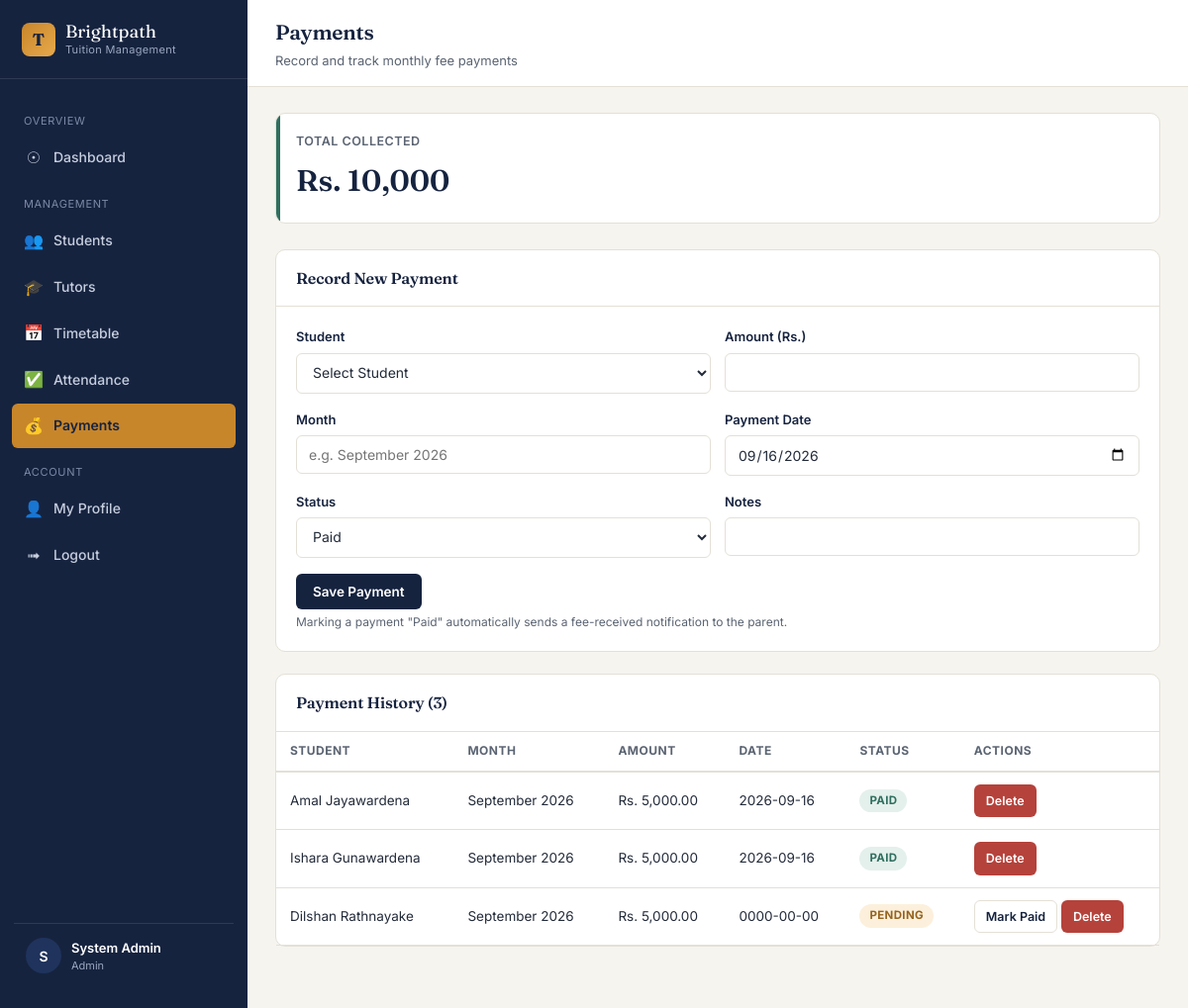
The page /admin/payments.php (signed in) on the database its author committed.
### tables this page shows
CREATE TABLE `payments` (
  `payment_id` INT AUTO_INCREMENT PRIMARY KEY,
  `student_id` INT NOT NULL,
  `amount` DECIMAL(10,2) NOT NULL,
  `month` VARCHAR(20) NOT NULL,
  `payment_date` DATE NOT NULL,
  `status` ENUM('Paid','Pending','Overdue') DEFAULT 'Paid',
  `notes` VARCHAR(255) DEFAULT NULL,
  `created_at` TIMESTAMP DEFAULT CURRENT_TIMESTAMP,
  FOREIGN KEY (`student_id`) REFERENCES `students`(`student_id`) ON DELETE CASCADE
);

CREATE TABLE `students` (
  `student_id` INT AUTO_INCREMENT PRIMARY KEY,
  `first_name` VARCHAR(100) NOT NULL,
  `last_name` VARCHAR(100) NOT NULL,
  `email` VARCHAR(150) NOT NULL UNIQUE,
  `password` VARCHAR(255) NOT NULL,
  `phone` VARCHAR(20) DEFAULT NULL,
  `birthday` DATE DEFAULT NULL,
  `parent_name` VARCHAR(100) DEFAULT NULL,
  `parent_phone` VARCHAR(20) DEFAULT NULL,
  `stream` VARCHAR(100) DEFAULT NULL,
  `subject1` VARCHAR(100) DEFAULT NULL,
  `subject2` VARCHAR(100) DEFAULT NULL,
  `subject3` VARCHAR(100) DEFAULT NULL,
  `al_education` VARCHAR(150) DEFAULT NULL,
  `photo_path` VARCHAR(255) DEFAULT NULL,
  `qr_code` VARCHAR(255) DEFAULT NULL,
  `status` ENUM('Active','Inactive') DEFAULT 'Active',
  `created_at` TIMESTAMP DEFAULT CURRENT_TIMESTAMP
);

### classes/Database.php (called while the page is built, shortened)
<?php
class Database
{
    private static ?Database $instance = null;
    private PDO $connection;
    private function __construct()
    {
        $dsn = "mysql:host=" . DB_HOST . ";dbname=" . DB_NAME . ";charset=" . DB_CHARSET;
        $options = [
            PDO::ATTR_ERRMODE            => PDO::ERRMODE_EXCEPTION,
            PDO::ATTR_DEFAULT_FETCH_MODE => PDO::FETCH_ASSOC,
            PDO::ATTR_EMULATE_PREPARES   => false,
        ];
        try {
            $this->connection = new PDO($dsn, DB_USER, DB_PASS, $options);
        } catch (PDOException $e) {
            die("Database Connection Failed: " . htmlspecialchars($e->getMessage()));
        }
    }
    public static function getInstance(): Database
    {
        if (self::$instance === null) {
            self::$instance = new Database();
        }
        return self::$instance;
    }
    public function select(string $sql, array $params = []): array
    {
        $stmt = $this->connection->prepare($sql);
        $stmt->execute($params);
        return $stmt->fetchAll();
    }
    public function selectOne(string $sql, array $params = []): ?array
    {
        $stmt = $this->connection->prepare($sql);
        $stmt->execute($params);
        $row = $stmt->fetch();
        return $row === false ? null : $row;
    }
}

### classes/Payment.php (called while the page is built, shortened)
<?php
require_once __DIR__ . '/Database.php';
class Payment
{
    private Database $db;
    public function __construct()
    {
        $this->db = Database::getInstance();
    }
    public function all(): array
    {
        return $this->db->select(
            "SELECT p.*, s.first_name, s.last_name
             FROM payments p JOIN students s ON s.student_id = p.student_id
             ORDER BY p.created_at DESC"
        );
    }
    public function totalIncome(): float
    {
        return (float)$this->db->selectOne("SELECT COALESCE(SUM(amount),0) AS t FROM payments WHERE status = 'Paid'")['t'];
    }
}

### includes/init.php (called while the page is built, shortened)
<?php
require_once __DIR__ . '/../config/database.php';
require_once __DIR__ . '/../classes/Database.php';
require_once __DIR__ . '/../classes/Payment.php';
function e(string $value): string
{
    return htmlspecialchars($value, ENT_QUOTES, 'UTF-8');
}

### admin/payments.php (the view, shortened to what this page needs)
<?php
require_once __DIR__ . '/../includes/init.php';
$paymentModel = new Payment();
$payments = $paymentModel->all();
$totalIncome = $paymentModel->totalIncome();
require_once __DIR__ . '/../includes/dashboard_header.php';
?>
<div class="stat-grid" style="grid-template-columns: repeat(auto-fit, minmax(220px,1fr));">
  <div class="stat-card c-teal"><div class="stat-bar"></div>
    <div class="stat-label">Total Collected</div>
    <div class="stat-value">Rs. <?= number_format($totalIncome, 0) ?></div>
  </div>
</div>
<div class="panel">
  <div class="panel-header"><h3>Record New Payment</h3></div>
  <div class="panel-body">
    <form method="POST" action="payments.php">
      <div class="form-row">
        <div class="form-group"><label>Student</label>
          <select name="student_id" required>
            <option value="">Select Student</option>
          </select>
        </div>
        <div class="form-group"><label>Amount (Rs.)</label><input type="number" step="0.01" name="amount" required></div>
      </div>
      <div class="form-row">
        <div class="form-group"><label>Month</label><input type="text" name="month" placeholder="e.g. September 2026" required></div>
        <div class="form-group"><label>Payment Date</label><input type="date" name="payment_date" value="<?= date('Y-m-d') ?>"></div>
      </div>
      <div class="form-row">
        <div class="form-group"><label>Status</label>
          <select name="status">
            <option value="Paid">Paid</option>
          </select>
        </div>
        <div class="form-group"><label>Notes</label><input type="text" name="notes"></div>
      </div>
      <button type="submit" name="save_payment" class="btn btn-primary">Save Payment</button>
      <div class="help-text">Marking a payment "Paid" automatically sends a fee-received notification to the parent.</div>
    </form>
  </div>
</div>
<div class="panel">
  <div class="panel-header"><h3>Payment History (<?= count($payments) ?>)</h3></div>
  <div class="table-wrap">
    <table>
      <thead><tr><th>Student</th><th>Month</th><th>Amount</th><th>Date</th><th>Status</th><th>Actions</th></tr></thead>
      <tbody>
        <?php foreach ($payments as $p): ?>
          <tr>
            <td><?= e($p['first_name'] . ' ' . $p['last_name']) ?></td>
            <td><?= e($p['month']) ?></td>
            <td>Rs. <?= number_format($p['amount'], 2) ?></td>
            <td><?= e($p['payment_date'] ?? '-') ?></td>
            <td>
              <?php $cls = $p['status'] === 'Paid' ? 'badge-teal' : ($p['status'] === 'Pending' ? 'badge-brass' : 'badge-rose'); ?>
              <span class="badge <?= $cls ?>"><?= e($p['status']) ?></span>
            </td>
            <td>
              <?php if ($p['status'] !== 'Paid'): ?>
                <a href="payments.php?update_status=<?= $p['payment_id'] ?>&status=Paid" class="btn btn-outline btn-sm">Mark Paid</a>
              <?php endif; ?>
              <a href="payments.php?delete=<?= $p['payment_id'] ?>" class="btn btn-danger btn-sm" data-confirm="Delete this payment record?">Delete</a>
            </td>
          </tr>
        <?php endforeach; ?>
      </tbody>
    </table>
  </div>
</div>
<?php require_once __DIR__ . '/../includes/dashboard_footer.php'; ?>

### assets/css/style.css (style rules this page uses)
:root { --ink: #16233F; --ink-2: #1F335C; --brass: #C8862B; --brass-light: #E7A94C; --teal: #2F6F5E; --teal-light: #E4F0EC; --rose: #B5423B; --rose-light: #FBE8E6; --amber-light: #FCF0DC; --paper: #F6F4EF; --surface: #FFFFFF; --line: #E4E0D6; --text: #232B3A; --text-soft: #5B6472; --radius: 10px; --radius-sm: 6px; --shadow: 0 2px 10px rgba(22, 35, 63, 0.06); }
* { box-sizing: border-box; }
html, body { margin: 0; padding: 0; background: var(--paper); color: var(--text); font-family: 'Inter', -apple-system, BlinkMacSystemFont, sans-serif; font-size: 15px; line-height: 1.55; }
h1, h2, h3, h4, .brand-font { font-family: 'Fraunces', Georgia, serif; font-weight: 600; color: var(--ink); letter-spacing: -0.01em; margin: 0 0 0.4em 0; }
a { color: var(--ink-2); text-decoration: none; }
.stat-grid { display: grid; grid-template-columns: repeat(auto-fit, minmax(200px, 1fr)); gap: 16px; margin-bottom: 26px; }
.stat-card { background: var(--surface); border: 1px solid var(--line); border-radius: var(--radius); padding: 18px 20px; position: relative; overflow: hidden; }
.stat-card .stat-label { font-size: 12.5px; color: var(--text-soft); text-transform: uppercase; letter-spacing: 0.04em; margin-bottom: 8px; font-weight: 600; }
.stat-card .stat-value { font-family: 'Fraunces', serif; font-size: 30px; color: var(--ink); font-weight: 600; }
.stat-card .stat-bar { position: absolute; left: 0; top: 0; bottom: 0; width: 4px; }
.stat-card.c-teal .stat-bar { background: var(--teal); }
.panel { background: var(--surface); border: 1px solid var(--line); border-radius: var(--radius); margin-bottom: 22px; }
.panel-header { padding: 16px 20px; border-bottom: 1px solid var(--line); display: flex; align-items: center; justify-content: space-between; gap: 12px; flex-wrap: wrap; }
.panel-header h3 { font-size: 16px; margin: 0; }
.panel-body { padding: 20px; }
.btn { display: inline-flex; align-items: center; gap: 6px; padding: 9px 16px; border-radius: var(--radius-sm); border: 1px solid transparent; font-size: 13.5px; font-weight: 600; cursor: pointer; font-family: 'Inter', sans-serif; transition: transform 0.06s ease, background 0.15s ease, box-shadow .15s ease; }
.btn-primary { background: var(--ink); color: #fff; }
.btn-outline { background: transparent; border-color: var(--line); color: var(--ink); }
.btn-danger { background: var(--rose); color: #fff; }
.btn-sm { padding: 6px 11px; font-size: 12.5px; }
label { display: block; font-size: 13px; font-weight: 600; color: var(--ink); margin-bottom: 6px; }
.form-group { margin-bottom: 16px; }
input[type="text"], input[type="email"], input[type="password"], input[type="date"], input[type="time"], input[type="number"], input[type="tel"], input[type="file"], select, textarea { width: 100%; padding: 10px 12px; border: 1px solid var(--line); border-radius: var(--radius-sm); font-size: 14px; font-family: 'Inter', sans-serif; color: var(--text); background: #fff; transition: border-color .15s ease, box-shadow .15s ease; }
.form-row { display: grid; grid-template-columns: repeat(auto-fit, minmax(200px, 1fr)); gap: 14px; }
.help-text { font-size: 12px; color: var(--text-soft); margin-top: 4px; }
table { width: 100%; border-collapse: collapse; font-size: 13.5px; }
thead th { text-align: left; font-size: 12px; text-transform: uppercase; letter-spacing: 0.04em; color: var(--text-soft); padding: 10px 14px; border-bottom: 2px solid var(--line); font-weight: 700; }
tbody td { padding: 12px 14px; border-bottom: 1px solid var(--line); vertical-align: middle; }
.table-wrap { overflow-x: auto; }
.badge { display: inline-flex; align-items: center; gap: 4px; padding: 3px 10px; border-radius: 999px; font-size: 11.5px; font-weight: 700; text-transform: uppercase; letter-spacing: 0.03em; }
.badge-teal { background: var(--teal-light); color: var(--teal); }
.badge-brass { background: var(--amber-light); color: #96631E; }

### rows shown on the page
payments: student.last_name "Amal Jayawardena", month "September 2026", amount "5,000.00", payment_date "2026-09-16", status "PAID"
payments: student.last_name "Ishara Gunawardena", month "September 2026", amount "5,000.00", payment_date "2026-09-16", status "PAID"
payments: student.last_name "Dilshan Rathnayake", month "September 2026", amount "5,000.00", payment_date "0000-00-00", status "PENDING"

### other values the page prints
substr($_SESSION['user_name'] ?? 'U', 0, 1) "S"
$_SESSION['user_name'] "System Admin"
$role "Admin"
$pageTitle "Payments"
$pageSubtitle "Record and track monthly fee payments"
$totalIncome "10,000"
count($payments) "3"
